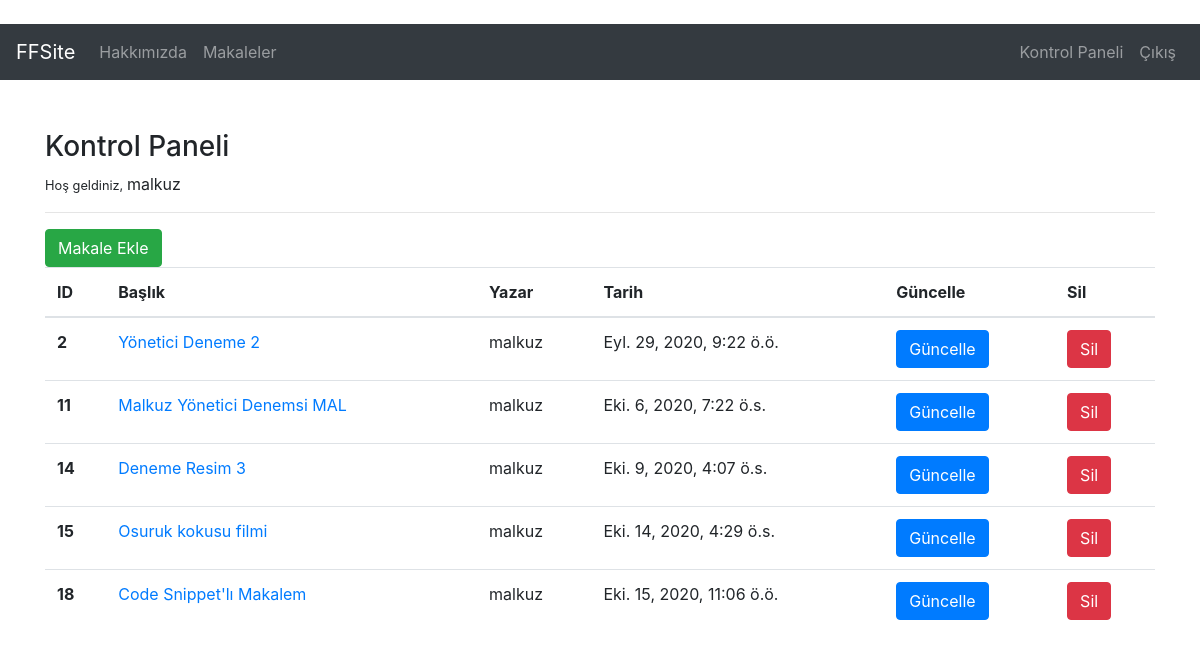
Screenshot of /articles/dashboard/ (signed in) with the database file from the repository.
### article/models.py (models this page shows, shortened)
class Article(models.Model):
    author = models.ForeignKey("auth.User",verbose_name="Yazar", on_delete = models.CASCADE)
    title = models.CharField(max_length=60, verbose_name="Başlık")
    content = RichTextField(verbose_name="İçerik")
    creation_date = models.DateTimeField(auto_now_add=True, verbose_name="Oluşturma tarihi")
    article_image = models.FileField(blank = True, null = True, verbose_name="Makaleye fotoğraf ekleyin.")

### article/views.py (the view)
# urls.py: path('dashboard/', views.dashboard, name="dashboard"),
@login_required(login_url = "user:login")
def dashboard(request):
    articles = Article.objects.filter(author = request.user)
    context = {
        "articles":articles
    }
    return render(request,"dashboard.html",context)

### templates/dashboard.html
{% extends "layout.html" %}
{% block body %}
<h3>Kontrol Paneli</h3>
<p><small>Hoş geldiniz, </small>{{request.user.username}}</p>
<hr>
<a href="/articles/add" class="btn btn-success">Makale Ekle</a>
<br>
    {% if articles %}
    <table class="table">
    <thead>
      <tr>
        <th scope="col">ID</th>
        <th scope="col">Başlık</th>
        <th scope="col">Yazar</th>
        <th scope="col">Tarih</th>
        <th scope="col">Güncelle</th>
        <th scope="col">Sil</th>
      </tr>
    </thead>
    <tbody>
    {% for article in articles %}
    <tr>
        <th scope="row">{{article.id}}</th>
        <td><a href="/articles/view/{{article.id}}">{{article.title}}</a></td>
        <td>{{article.author}}</td>
        <td>{{article.creation_date}}</td>
        <td><a class="btn btn-primary" href="/articles/edit/{{article.id}}">Güncelle</a></td>
        <td><a class="btn btn-danger" href="/articles/delete/{{article.id}}">Sil</a></td>
    </tr>
    {% endfor %}
    </tbody>
  </table>
    {% else %}
    <div style="margin-top: 30px;" class="alert alert-warning">Henüz makaleniz yok. Eklemek için yukarıdaki makale ekle butonuna basın</div>
    {% endif %}
{% endblock body %}

### rows the page displays
Article: id "2", title "Yönetici Deneme 2", author "malkuz", creation_date "Eyl. 29, 2020, 9:22 ö.ö."
Article: id "11", title "Malkuz Yönetici Denemsi MAL", author "malkuz", creation_date "Eki. 6, 2020, 7:22 ö.s."
Article: id "14", title "Deneme Resim 3", author "malkuz", creation_date "Eki. 9, 2020, 4:07 ö.s."
Article: id "15", title "Osuruk kokusu filmi", author "malkuz", creation_date "Eki. 14, 2020, 4:29 ö.s."
Article: id "18", title "Code Snippet'lı Makalem", author "malkuz", creation_date "Eki. 15, 2020, 11:06 ö.ö."

### other values shown
{{ request.user.username }} "malkuz"
